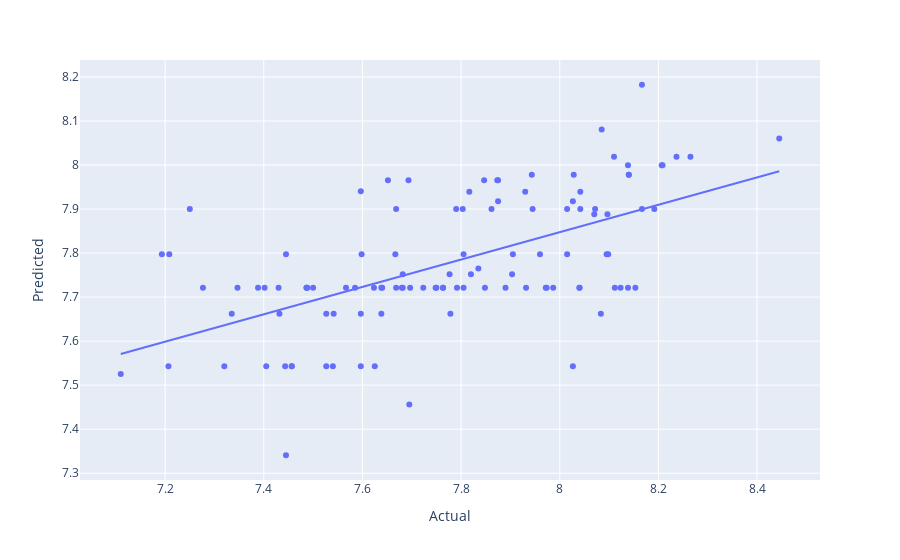
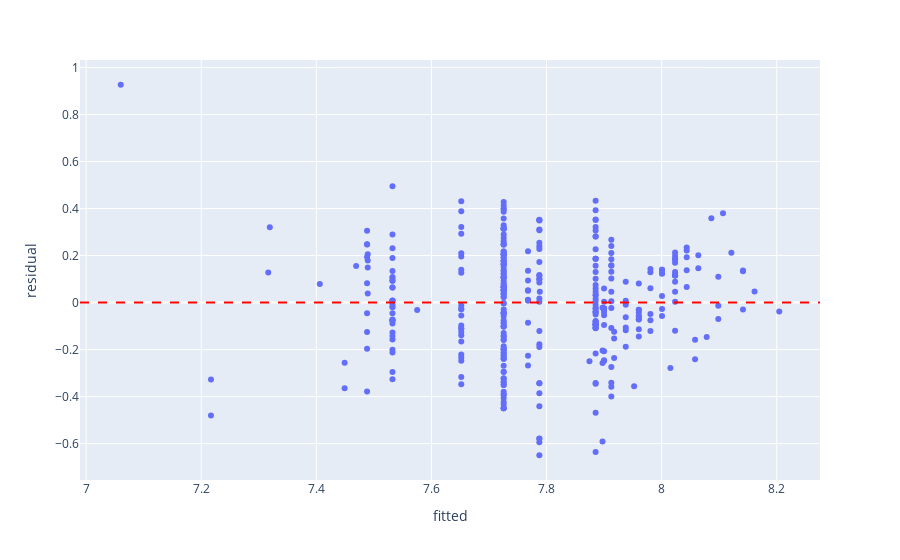

Write notebook code for charts like these, in order.
### Markdown cell above
## New Page: Linear Regression Models

### Code cell
# Model with country, species, and sweetness as predictors
model = smf.ols(formula='total_quality~country+species+sweetness',data=coffee).fit()
print(model.summary())

plt.figure(figsize=(15,6))

palette = ["#6F4E37", "#C04040"]

# Use different plot 
sns.pointplot(
    x='country',
    y='total_quality',
    hue='species',
    data=coffee,
    palette=palette,
    dodge=True,
    markers=['o','s'],
    linestyles=['-', '--']
)

plt.xticks(rotation=45)
plt.title("Interaction Between Country and Species Predicting Total Quality")
plt.ylabel("Mean Total Quality")
plt.xlabel("Country")
plt.show()

# One Hot Encoder
cats=["country", "species"]
nums=['sweetness']

preprocess=ColumnTransformer(transformers=[("encoder", OneHotEncoder(drop="first", handle_unknown='ignore'),cats),
                                           ("numeric","passthrough",nums)])

# Train-test split
X=coffee[['country','species', 'sweetness']]
y=coffee['total_quality']

X_train,X_test,y_train,y_test=train_test_split(X,y,test_size=0.3,random_state=123)
ols=Pipeline(steps=[("preprocess", preprocess), ("model", LinearRegression())])
ols.fit(X_train, y_train)

# Train-test split
X=coffee[['country','species','sweetness']]
y=coffee['total_quality']

X_train,X_test,y_train,y_test=train_test_split(X,y,test_size=0.3,random_state=123)
ols=Pipeline(steps=[("preprocess", preprocess), ("model", LinearRegression())])
ols.fit(X_train, y_train)

model1=ols.named_steps["model"]
predictors=ols.named_steps["preprocess"].get_feature_names_out()

charges_pred=ols.predict(X_test)
mse=mean_squared_error(y_test, charges_pred)
rmse=mse**0.5
print(rmse)

dat=pd.DataFrame({"Actual": y_test, "Predicted": charges_pred})

fig = px.scatter(dat,x="Actual",y="Predicted", trendline="ols")
fig.show()

# Residual vs. fitted plot
coffee['residual']=model.resid
coffee['fitted']=model.fittedvalues

fig=px.scatter(coffee, x="fitted", y="residual")
fig.add_hline(y=0, line_dash="dash", line_color="red")
fig.show()

# Partial regression plots
include=["species[T.Robusta]","country[T.Ethiopia]", 'sweetness']
graph=plt.figure(figsize=(10,10))
plot_partregress_grid(model, fig=graph,exog_idx=include)
plt.show()

### Figure 1 — Plotly figure (JSON) as saved in the notebook; plotly's stock layout.template omitted (floating-point values rounded to 4 significant figures)
{"data": [{"hovertemplate": "Actual=%{x}<br>Predicted=%{y}<extra></extra>", "legendgroup": "", "marker": {"color": "#636efa", "symbol": "circle"}, "mode": "markers", "name": "", "orientation": "v", "showlegend": false, "type": "scatter", "x": [7.803, 7.748, 7.75, 7.597, 7.763, 7.652, 7.597, 7.667, 8.14, 8.153, 7.43, 8.112, 7.64, 8.237, 8.027, 7.848, 7.32, 8.14, 7.682, 7.405, 8.11, 7.542, 7.638, 7.488, 8.04, 7.487, 7.93, 7.905, 8.042, 7.54, 8.095, 7.25, 7.763, 7.805, 7.972, 7.932, 8.072, 8.028, 8.445, 7.445, 7.5, 7.388, 8.097, 7.945, 7.68, 7.943, 7.723, 8.027, 7.987, 8.138, 7.792, 8.015, 8.083, 7.598, 7.567, 7.79, 7.862, 7.487, 7.432, 7.585, 7.443, 8.07, 7.527, 7.668, 7.668, 7.873, 7.96, 7.347, 7.277, 7.623, 8.167, 7.805, 8.138, 8.192, 7.457, 7.527, 7.89, 7.903, 7.625, 7.778, 7.445, 7.835, 7.193, 7.875, 7.638, 8.042, 7.597, 7.682, 8.015, 7.693, 7.207, 7.697, 8.123, 7.817, 7.777, 7.973, 8.04, 7.11, 8.098, 7.335, 7.82, 7.695, 8.085, 7.875, 7.457, 7.402, 8.208, 7.208, 8.265, 7.847, 8.167, 8.207], "xaxis": "x", "y": [7.9, 7.721, 7.721, 7.543, 7.721, 7.966, 7.941, 7.797, 7.978, 7.721, 7.721, 7.721, 7.721, 8.019, 7.917, 7.721, 7.543, 7.978, 7.721, 7.543, 8.019, 7.662, 7.721, 7.721, 7.721, 7.721, 7.939, 7.797, 7.939, 7.543, 7.797, 7.9, 7.721, 7.797, 7.721, 7.721, 7.9, 7.978, 8.06, 7.341, 7.721, 7.721, 7.888, 7.9, 7.721, 7.978, 7.721, 7.543, 7.721, 7.721, 7.721, 7.797, 7.662, 7.797, 7.721, 7.9, 7.9, 7.721, 7.662, 7.721, 7.543, 7.888, 7.543, 7.9, 7.721, 7.966, 7.797, 7.721, 7.721, 7.721, 8.182, 7.721, 8.0, 7.9, 7.543, 7.662, 7.721, 7.752, 7.543, 7.662, 7.797, 7.765, 7.797, 7.917, 7.662, 7.9, 7.662, 7.752, 7.9, 7.966, 7.543, 7.721, 7.721, 7.939, 7.752, 7.721, 7.721, 7.525, 7.797, 7.662, 7.752, 7.456, 8.081, 7.966, 7.543, 7.721, 8.0, 7.797, 8.019, 7.966, 7.9, 8.0], "yaxis": "y"}, {"hovertemplate": "<b>OLS trendline</b><br>Predicted = 0.311017 * Actual + 5.35935<br>R<sup>2</sup>=0.348931<br><br>Actual=%{x}<br>Predicted=%{y} <b>(trend)</b><extra></extra>", "legendgroup": "", "marker": {"color": "#636efa", "symbol": "circle"}, "mode": "lines", "name": "", "showlegend": false, "type": "scatter", "x": [7.11, 7.193, 7.207, 7.208, 7.25, 7.277, 7.32, 7.335, 7.347, 7.388, 7.402, 7.405, 7.43, 7.432, 7.443, 7.445, 7.445, 7.457, 7.457, 7.487, 7.487, 7.488, 7.5, 7.527, 7.527, 7.54, 7.542, 7.567, 7.585, 7.597, 7.597, 7.597, 7.598, 7.623, 7.625, 7.638, 7.638, 7.64, 7.652, 7.667, 7.668, 7.668, 7.68, 7.682, 7.682, 7.693, 7.695, 7.697, 7.723, 7.748, 7.75, 7.763, 7.763, 7.777, 7.778, 7.79, 7.792, 7.803, 7.805, 7.805, 7.817, 7.82, 7.835, 7.847, 7.848, 7.862, 7.873, 7.875, 7.875, 7.89, 7.903, 7.905, 7.93, 7.932, 7.943, 7.945, 7.96, 7.972, 7.973, 7.987, 8.015, 8.015, 8.027, 8.027, 8.028, 8.04, 8.04, 8.042, 8.042, 8.07, 8.072, 8.083, 8.085, 8.095, 8.097, 8.098, 8.11, 8.112, 8.123, 8.138, 8.138, 8.14, 8.14, 8.153, 8.167, 8.167, 8.192, 8.207, 8.208, 8.237, 8.265, 8.445], "xaxis": "x", "y": [7.571, 7.597, 7.601, 7.601, 7.614, 7.623, 7.636, 7.641, 7.644, 7.657, 7.661, 7.662, 7.67, 7.671, 7.674, 7.675, 7.675, 7.678, 7.678, 7.688, 7.688, 7.688, 7.692, 7.7, 7.7, 7.704, 7.705, 7.713, 7.718, 7.722, 7.722, 7.722, 7.723, 7.73, 7.731, 7.735, 7.735, 7.736, 7.739, 7.744, 7.744, 7.744, 7.748, 7.748, 7.748, 7.752, 7.753, 7.753, 7.761, 7.769, 7.77, 7.774, 7.774, 7.778, 7.779, 7.782, 7.783, 7.786, 7.787, 7.787, 7.79, 7.791, 7.796, 7.8, 7.8, 7.804, 7.808, 7.809, 7.809, 7.813, 7.817, 7.818, 7.826, 7.826, 7.83, 7.83, 7.835, 7.839, 7.839, 7.843, 7.852, 7.852, 7.856, 7.856, 7.856, 7.86, 7.86, 7.86, 7.86, 7.869, 7.87, 7.873, 7.874, 7.877, 7.878, 7.878, 7.882, 7.882, 7.886, 7.891, 7.891, 7.891, 7.891, 7.895, 7.899, 7.899, 7.907, 7.912, 7.912, 7.921, 7.93, 7.986], "yaxis": "y"}], "layout": {"legend": {"tracegroupgap": 0}, "margin": {"t": 60}, "xaxis": {"anchor": "y", "domain": [0, 1], "title": {"text": "Actual"}}, "yaxis": {"anchor": "x", "domain": [0, 1], "title": {"text": "Predicted"}}}}

### Figure 2 — Plotly figure (JSON) as saved in the notebook; plotly's stock layout.template omitted (floating-point values rounded to 4 significant figures; data arrays with more than 128 entries replaced by an {"elided": "..."} marker saying what was removed)
{"data": [{"hovertemplate": "fitted=%{x}<br>residual=%{y}<extra></extra>", "legendgroup": "", "marker": {"color": "#636efa", "symbol": "circle"}, "mode": "markers", "name": "", "orientation": "v", "showlegend": false, "type": "scatter", "x": {"elided": "371 float values"}, "xaxis": "x", "y": {"elided": "371 float values"}, "yaxis": "y"}], "layout": {"legend": {"tracegroupgap": 0}, "margin": {"t": 60}, "shapes": [{"line": {"color": "red", "dash": "dash"}, "type": "line", "x0": 0, "x1": 1, "xref": "x domain", "y0": 0, "y1": 0, "yref": "y"}], "xaxis": {"anchor": "y", "domain": [0, 1], "title": {"text": "fitted"}}, "yaxis": {"anchor": "x", "domain": [0, 1], "title": {"text": "residual"}}}}
